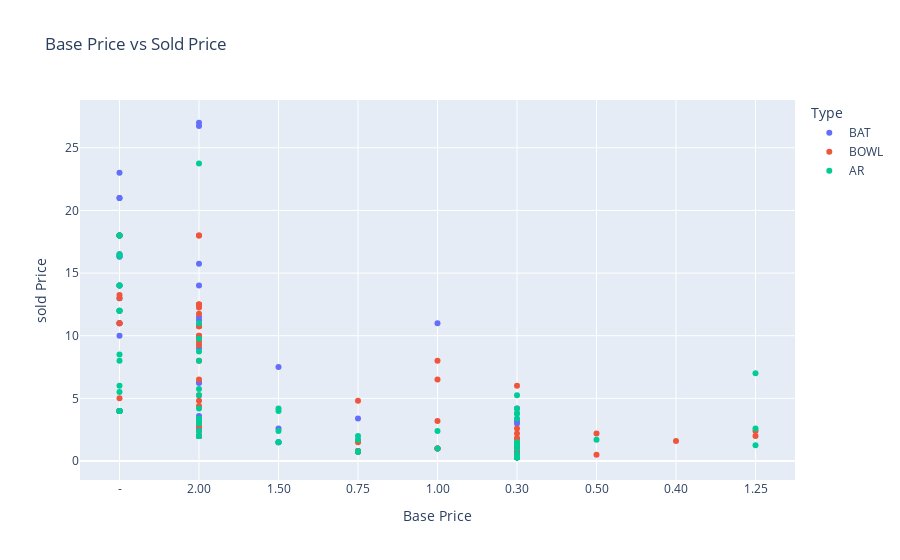

Notebook cell for this chart:
### Code cell
fig4 = px.scatter(
    df.dropna(subset=['sold_numeric']),
    x='Base',
    y='sold_numeric',
    color='Type',
    title='Base Price vs Sold Price',
    labels={'Base':'Base Price','sold_numeric':'sold Price'},
    height=800

)
fig4.show(render='iframe_connected')

### Figure 1 — Plotly figure (JSON) as saved in the notebook; plotly's stock layout.template omitted (floating-point values rounded to 4 significant figures)
{"data": [{"hovertemplate": "Type=BAT<br>Base Price=%{x}<br>sold Price=%{y}<extra></extra>", "legendgroup": "BAT", "marker": {"color": "#636efa", "symbol": "circle"}, "mode": "markers", "name": "BAT", "orientation": "v", "showlegend": true, "type": "scatter", "x": ["-", "-", "-", "-", "-", "-", "-", "-", "-", "-", "-", "-", "-", "-", "-", "-", "-", "2.00", "2.00", "2.00", "1.50", "2.00", "2.00", "2.00", "2.00", "2.00", "2.00", "0.75", "2.00", "2.00", "2.00", "2.00", "1.00", "0.30", "0.30", "0.30", "0.30", "0.30", "0.30", "0.30", "0.30", "0.30", "0.30", "0.30", "2.00", "2.00", "1.50", "1.50", "0.75", "2.00", "1.00", "0.30", "0.30", "0.30", "0.30", "0.30", "0.30", "0.75", "1.50", "0.30", "0.30", "0.30", "0.75", "0.30", "0.30", "0.30", "0.30", "0.30"], "xaxis": "x", "y": [21, 11, 16.35, 16.3, 23, 14, 18, 4, 10, 4, 13, 18, 14, 11, 16.5, 21, 4, 15.75, 26.75, 27, 7.5, 14, 6.25, 6.25, 9, 2, 2, 3.4, 3.6, 2, 11.25, 11.5, 11, 3.2, 0.5, 3, 0.3, 4.2, 0.3, 0.65, 0.65, 0.3, 0.3, 0.95, 2, 2, 1.5, 1.5, 0.75, 2.6, 1, 0.3, 0.8, 0.3, 0.3, 0.55, 0.3, 0.75, 2.6, 0.3, 0.3, 0.3, 0.75, 0.3, 0.3, 0.3, 0.3, 1.1], "yaxis": "y"}, {"hovertemplate": "Type=BOWL<br>Base Price=%{x}<br>sold Price=%{y}<extra></extra>", "legendgroup": "BOWL", "marker": {"color": "#EF553B", "symbol": "circle"}, "mode": "markers", "name": "BOWL", "orientation": "v", "showlegend": true, "type": "scatter", "x": ["-", "-", "-", "-", "-", "-", "-", "-", "-", "-", "-", "2.00", "2.00", "2.00", "2.00", "2.00", "2.00", "2.00", "2.00", "2.00", "2.00", "2.00", "2.00", "2.00", "2.00", "1.00", "2.00", "2.00", "2.00", "0.30", "0.30", "0.30", "0.50", "0.30", "0.40", "0.30", "0.30", "0.30", "0.30", "0.50", "0.30", "0.30", "2.00", "1.25", "1.00", "1.00", "2.00", "2.00", "2.00", "0.75", "0.30", "0.30", "0.30", "0.30", "0.30", "0.30", "2.00", "0.75", "0.75", "0.75", "1.00", "0.30", "0.30", "0.30", "2.00", "0.75", "0.75", "0.75", "0.75", "0.30", "0.75", "1.25", "0.75", "0.30", "0.30", "0.75", "1.00", "0.30", "0.30", "0.30", "0.30", "2.00"], "xaxis": "x", "y": [5, 18, 13, 13.25, 12, 4, 4, 18, 11, 11, 4, 10.75, 18, 11.75, 18, 10, 12.25, 4.8, 12.5, 12.5, 9.75, 9.5, 10.75, 6.5, 10, 3.2, 5.25, 4.4, 2.4, 1.8, 6, 1.2, 2.2, 1.5, 1.6, 1.8, 0.3, 0.3, 2.6, 0.5, 0.3, 0.3, 9.25, 2.4, 8, 6.5, 2, 10.75, 8, 4.8, 1.3, 0.3, 0.3, 0.4, 0.75, 0.3, 2.8, 0.75, 0.75, 1.6, 1, 0.3, 0.3, 2.2, 2, 1.5, 0.8, 0.75, 0.75, 0.3, 0.75, 2, 0.75, 0.3, 0.3, 0.8, 1, 0.3, 0.3, 0.3, 1.2, 12.5], "yaxis": "y"}, {"hovertemplate": "Type=AR<br>Base Price=%{x}<br>sold Price=%{y}<extra></extra>", "legendgroup": "AR", "marker": {"color": "#00cc96", "symbol": "circle"}, "mode": "markers", "name": "AR", "orientation": "v", "showlegend": true, "type": "scatter", "x": ["-", "-", "-", "-", "-", "-", "-", "-", "-", "-", "-", "-", "-", "-", "-", "-", "-", "-", "2.00", "2.00", "2.00", "2.00", "2.00", "2.00", "1.50", "2.00", "0.30", "0.30", "0.50", "0.30", "0.30", "0.30", "0.30", "0.30", "2.00", "1.25", "2.00", "1.50", "2.00", "0.30", "0.30", "0.30", "0.30", "0.30", "1.00", "2.00", "2.00", "0.75", "2.00", "1.50", "0.75", "1.50", "0.30", "0.30", "0.30", "2.00", "0.75", "0.30", "0.30", "0.30", "0.30", "0.30", "1.25", "1.00", "1.25", "0.75", "0.30", "0.30", "0.30", "0.30", "1.50", "0.30", "0.75", "0.30", "0.30", "0.30", "0.30"], "xaxis": "x", "y": [16.35, 8, 18, 14, 6, 18, 12, 16.5, 12, 12, 4, 18, 14, 8.5, 4, 4, 4, 5.5, 8.75, 9.75, 23.75, 3.4, 4.2, 8, 4, 11, 1.5, 5.25, 1.7, 0.95, 4.2, 1.2, 3.8, 0.3, 2.4, 7, 5.75, 4.2, 3.2, 3.4, 1.3, 0.3, 0.4, 0.5, 2.4, 2, 3, 1.7, 5.25, 2.4, 2, 1.5, 0.35, 0.3, 0.3, 2, 0.75, 3.8, 0.3, 0.3, 0.3, 0.5, 2.6, 1, 1.25, 0.75, 0.3, 0.3, 0.3, 0.3, 1.5, 0.3, 0.75, 0.3, 0.3, 0.4, 0.3], "yaxis": "y"}], "layout": {"autosize": true, "legend": {"title": {"text": "Type"}, "tracegroupgap": 0}, "title": {"text": "Base Price vs Sold Price"}, "xaxis": {"anchor": "y", "autorange": true, "domain": [0, 1], "range": [-0.4856, 8.486], "title": {"text": "Base Price"}, "type": "category"}, "yaxis": {"anchor": "x", "autorange": true, "domain": [0, 1], "range": [-1.385, 28.69], "title": {"text": "sold Price"}, "type": "linear"}}}
